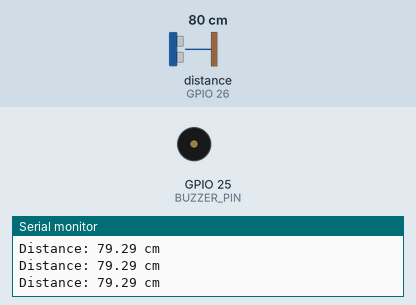
Recording of a sketch running on a simulated ESP32. Shown: buzzer (waves = sounding, pin HIGH), the last lines printed to the serial monitor. Wiring (inferred from the names in the program): ultrasonic range finder: trigger GPIO 27; echo GPIO 26. The inputs (shaded band) are chosen by the test bench; at power-on: distance to the obstacle (sensor on GPIO 26) 80 cm. The echo pulse lasts 58.3 µs per cm; pins used as bus, display or sensor lines are not drawn.

Above: at 1.2 s.
1.3 s: distance to the obstacle (sensor on GPIO 26) set to 12 cm
4.3 s: distance to the obstacle (sensor on GPIO 26) set to 9 cm
At 5.5 s:
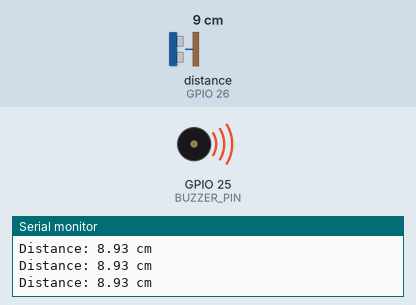
5.8 s: distance to the obstacle (sensor on GPIO 26) set to 18 cm
At 6.03 s:
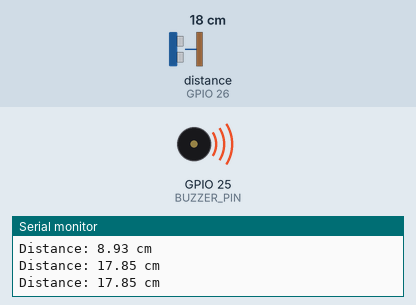
8.8 s: distance to the obstacle (sensor on GPIO 26) set to 2 cm
At 9.3 s:
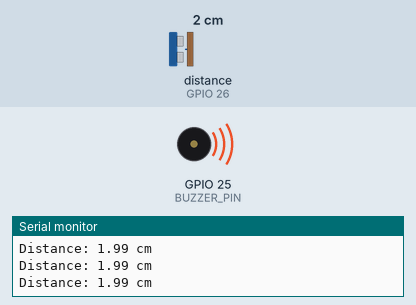
Timing chart, 0 to 11.3 s (numbered marks = the images above; inputs shaded):
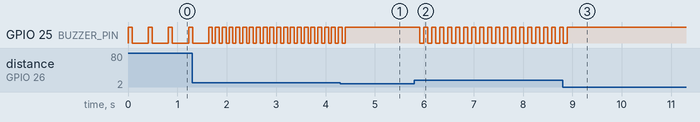

The sketch:

esp32_ultrasonic_distance_buzzer.ino
```cpp
// ESP32 (side pins only) + HC-SR04 + Buzzer

#define TRIG_PIN   27   // side pin GPIO27
#define ECHO_PIN   26   // side pin GPIO26
#define BUZZER_PIN 25   // side pin GPIO25

const float MAX_DISTANCE = 150.0;
const float MIN_DISTANCE = 10.0;

void setup() {
  Serial.begin(115200);

  pinMode(TRIG_PIN, OUTPUT);
  pinMode(ECHO_PIN, INPUT);
  pinMode(BUZZER_PIN, OUTPUT);

  digitalWrite(TRIG_PIN, LOW);
  digitalWrite(BUZZER_PIN, LOW);
}

float getDistanceCm() {
  digitalWrite(TRIG_PIN, LOW);
  delayMicroseconds(2);
  digitalWrite(TRIG_PIN, HIGH);
  delayMicroseconds(10);
  digitalWrite(TRIG_PIN, LOW);

  long duration = pulseIn(ECHO_PIN, HIGH, 30000);
  if (duration == 0) return -1.0;

  float distance = duration * 0.034 / 2.0;
  return distance;
}

void loop() {
  float d = getDistanceCm();
  Serial.print("Distance: ");
  Serial.print(d);
  Serial.println(" cm");

  // Invalid or out of max range -> OFF
  if (d < 0 || d > MAX_DISTANCE) {
    digitalWrite(BUZZER_PIN, LOW);
    delay(100);
    return;
  }

  // 0 < d <= 10 cm -> continuous ON
  if (d > 0 && d <= 10.0) {
    digitalWrite(BUZZER_PIN, HIGH);
    // small delay to avoid hammering sensor
    delay(50);
    return;
  }

  // d > 10 cm -> distance-based beeps
  int minDelay = 50;
  int maxDelay = 600;

  float ratio = (d - MIN_DISTANCE) / (MAX_DISTANCE - MIN_DISTANCE);
  if (ratio < 0) ratio = 0;
  if (ratio > 1) ratio = 1;

  int beepDelay = minDelay + (int)((maxDelay - minDelay) * ratio);

  digitalWrite(BUZZER_PIN, HIGH);
  delay(80);          // beep duration
  digitalWrite(BUZZER_PIN, LOW);
  delay(beepDelay);   // gap between beeps
}
```

Measured:
- the behaviour switches between 11 and 10 cm on distance to the obstacle (sensor on GPIO 26) (found by bisection; images 0 and 1)
- after the input at 4.3 s, GPIO 25 (BUZZER_PIN): goes on until 4.4 s, then stays HIGH
- after the input at 5.8 s, GPIO 25 (BUZZER_PIN): alternates HIGH for 0.08 s and LOW for 0.08 s, starting after 0.11 s
- after the input at 8.8 s, GPIO 25 (BUZZER_PIN): goes on until 8.9 s, then stays HIGH
- by itself, GPIO 25 (BUZZER_PIN): repeats every 0.14 s: HIGH 0.08 s, LOW 0.06 s
